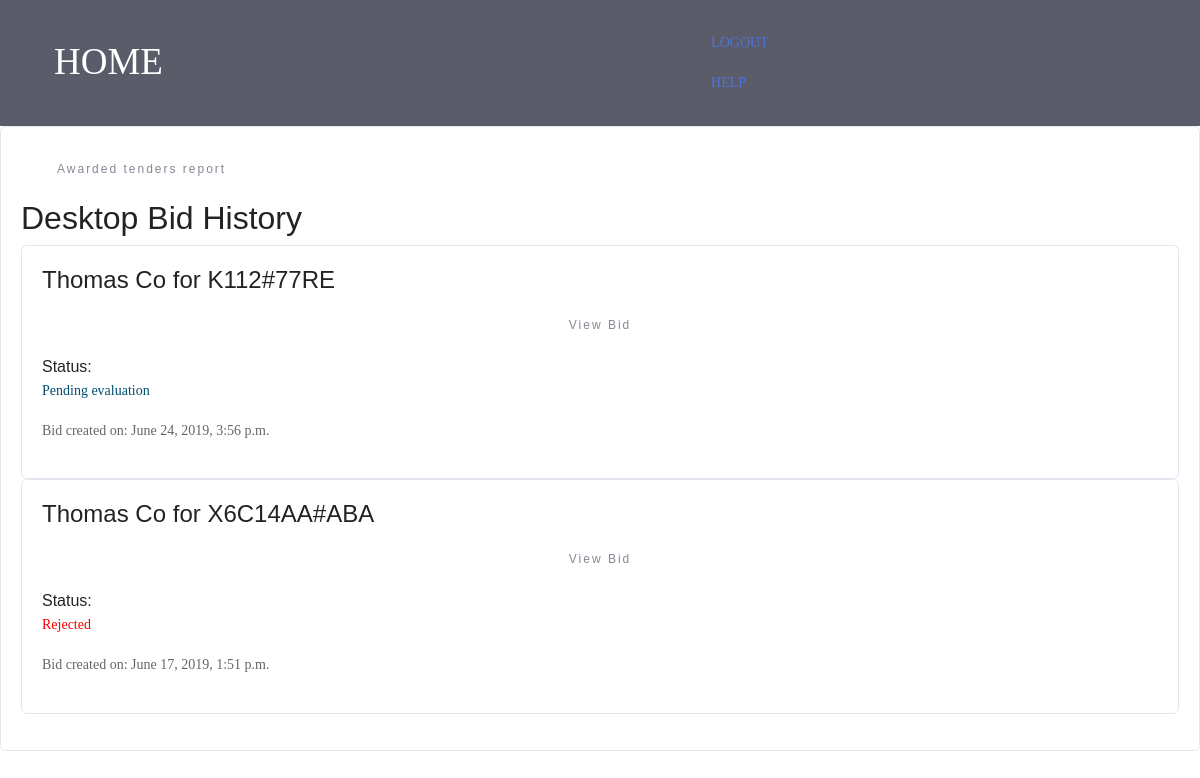
The page /create/bid_history/ (signed in) on the database its author committed.
### create_bids/models.py (models this page shows, shortened)
class DesktopBid(models.Model):
    Tender_ID = models.ForeignKey(Desktop_Tender, on_delete=models.CASCADE)
    user = models.ForeignKey("auth.User", on_delete=models.CASCADE)
    Quote_amount = models.PositiveIntegerField()
    Product = models.CharField(max_length=120)
    Processor = models.CharField(max_length=120)
    Operating_system = models.CharField(max_length=80)
    Memory = models.CharField(max_length=100)
    Storage = models.CharField(max_length=100)
    Graphics = models.CharField(max_length=100)
    date_created = models.DateTimeField(auto_now=True)
    Bid_documents_url = models.FileField(upload_to='bid/documents/', null=True, blank=True)
    bid_award = models.CharField(max_length=10, default='null')
    def __str__(self):
        return f"{self.user.profile.company_name} for {self.Tender_ID.Product}"
    class Meta:
        ordering = ['-date_created']

### core/models.py (models this page shows, shortened)
class Profile(models.Model):
    user = models.OneToOneField(User, on_delete=models.CASCADE)
    account_type = models.CharField(max_length=500, blank=False)
    company_name = models.CharField(max_length=30, blank=False)
    creationDate = models.DateField(auto_now=True)

### create_tender/models.py (models this page shows, shortened)
class Desktop_Tender(models.Model):
    user = models.ForeignKey("auth.User", on_delete=models.CASCADE)
    Product = models.CharField(max_length=120)
    Processor = models.CharField(max_length=120)
    Operating_system = models.CharField(max_length=80)
    Memory = models.CharField(max_length=100)
    Storage = models.CharField(max_length=100)
    Graphics = models.CharField(max_length=100)
    tender_award = models.CharField(max_length=10, default="No")
    date_created = models.DateField(auto_now=True)
    Quantity = models.PositiveIntegerField()
    is_active = models.CharField(max_length=10, default='Yes')
    class Meta:
        ordering = ['-date_created']

### create_bids/views.py (the view)
@login_required
def my_bids(request):
    context = {
        'deskbid': DesktopBid.objects.filter(user=request.user),
        'bids': Bids.objects.filter(user=request.user)
    }
    return render(request, 'create_bids/bidHistory.html', context)

### templates/create_bids/bidHistory.html (shortened to what this page needs)
<html lang="en">
<head>
    {% load static %}
    <link href="{% static "create_tender/css/bootstrap.min.css" %}" rel="stylesheet">
    <link href="{% static "create_tender/css/main.css" %}" rel="stylesheet">
    <link href="{% static 'create_tender/vendor/mdi-font/css/material-design-iconic-font.min.css' %}" rel="stylesheet"
          media="all">
    <link rel="stylesheet" href="{% static 'home/assets/bootstrap/css/bootstrap.min.css' %}">
    <link rel="stylesheet" href="{% static 'home/assets/socicon/css/socicon.min.css' %}">
    <link rel="stylesheet" href="{% static 'home/assets/theme/css/style.css' %}">
    <link rel="stylesheet" href="{% static 'home/assets/animate.css/animate.min.css' %}">
</head>
<body>
<nav class="navbar bg-dark navbar-fixed-top">
    <div class="container">
        <div class="mbr-table">
            <div class="mbr-table-cell">
                <div class="navbar-brand">
                    <a class="mbr-iconfont mbr-iconfont-menu navbar-caption"
                       href="{% url 'bidderHome' %}">HOME</a>
                </div>
            </div>
            <div class="mbr-table-cell" style="padding: 15px">
                <div class="pull-xs-right nav navbar-nav navbar-toggleable-sm"
                     id="exCollapsingNavbar">
                    <a class="nav-link link" href="{% url 'logout' %}">LOGOUT</a>
                </div>
                <div class="pull-xs-right nav navbar-nav navbar-toggleable-sm" style="padding-right: 15px"
                     id="exCollapsingNavbar">
                    <a class="nav-link link" target="_blank" href="{% url 'help' %}">HELP</a>
                </div>
            </div>
        </div>
    </div>
</nav>
<div class="page-wrapper bg-blue p-t-100 p-b-100 font-robo">
    <div class="wrapper wrapper--w680">
        <div class="card card-1">
            <div class="card-body">
                <a href="{% url 'awRepb' %}" target="_blank" class="btn--def btn--radius btn">Awarded tenders report</a>
                <h2 class="title">Desktop Bid History</h2>
                <ul>
                    {% for bid in deskbid %}
                        {% if bid.bid_award == 'Yes' %}
                            <div class="card card-1 card-body">
                                <h4>{{ bid }}</h4>
                                <a href="{% url 'deskBidUpdate' bid.id %}" class="btn--green btn--radius btn">View
                                    Bid</a>
                                <div>Status: <p style="color: #1c7430">Awarded</p></div>
                                <p>Bid created on: {{ bid.date_created }}</p>
                            </div>
                        {% elif bid.Tender_ID.tender_award == 'Yes' %}
                            <div class="card card-1 card-body">
                                <h4>{{ bid }}</h4>
                                <a href="{% url 'deskBidUpdate' bid.id %}" class="btn--green btn--radius btn">View
                                    Bid</a>
                                <div>Status: <p style="color: red">Rejected</p></div>
                                <p>Bid created on: {{ bid.date_created }}</p>
                            </div>
                        {% elif bid.bid_award == 'null' %}
                            <div class="card card-1 card-body">
                                <h4>{{ bid }}</h4>
                                <a href="{% url 'deskBidUpdate' bid.id %}" class="btn--green btn--radius btn">View
                                    Bid</a>
                                <div>Status: <p style="color: #004e72">Pending evaluation</p></div>
                                <p>Bid created on: {{ bid.date_created }}</p>
                            </div>
                        {% endif %}
                    {% empty %}
                        <li>No Bids made yet</li>
                    {% endfor %}
                </ul>
            </div>
        </div>
    </div>
</div>
</body>
</html>

### static/login/css/main.css (style rules this page uses)
* { margin: 0px; padding: 0px; box-sizing: border-box; }
body, html { height: 100%; font-family: Poppins-Regular, sans-serif; }
a { font-family: Poppins-Regular; font-size: 14px; line-height: 1.7; color: #666666; margin: 0px; transition: all 0.4s; -webkit-transition: all 0.4s; -o-transition: all 0.4s; -moz-transition: all 0.4s; }
h1,h2,h3,h4,h5,h6 { margin: 0px; }
p { font-family: Poppins-Regular; font-size: 14px; line-height: 1.7; color: #666666; margin: 0px; }
ul, li { margin: 0px; list-style-type: none; }

### static/home/assets/theme/css/style.css (style rules this page uses)
.container { position: relative; }
.btn { margin-bottom: 0.5rem; }
.btn { font-family: 'Montserrat', sans-serif; font-weight: 500; letter-spacing: 2px; padding: 0.75rem 2.1875rem; font-size: 0.75rem; line-height: 1.5; border-radius: 3px; -webkit-transition: all .3s ease-in-out; -moz-transition: all .3s ease-in-out; transition: all .3s ease-in-out; }
body { font-family: 'Raleway', sans-serif; color: #232323; }
h1, h2, h3, h4, h5, h6, .h1, .h2, .h3, .h4, .h5, .h6, .display-1, .display-2, .display-3, .display-4 { font-family: 'Montserrat', sans-serif; word-break: break-word; word-wrap: break-word; }
.mbr-table { display: table; width: 100%; }
.mbr-table-cell { display: table-cell; float: none; padding-bottom: 0; padding-top: 0; position: relative; vertical-align: middle; }
.mbr-iconfont.mbr-iconfont-menu, .mbr-iconfont.mbr-iconfont-ext__menu { font-size: 37px; text-decoration: none; color: #fff; }

### rows shown on the page
DesktopBid: user+Tender_ID "Thomas Co for K112#77RE", date_created "June 24, 2019, 3:56 p.m."
DesktopBid: user+Tender_ID "Thomas Co for X6C14AA#ABA", date_created "June 17, 2019, 1:51 p.m."
